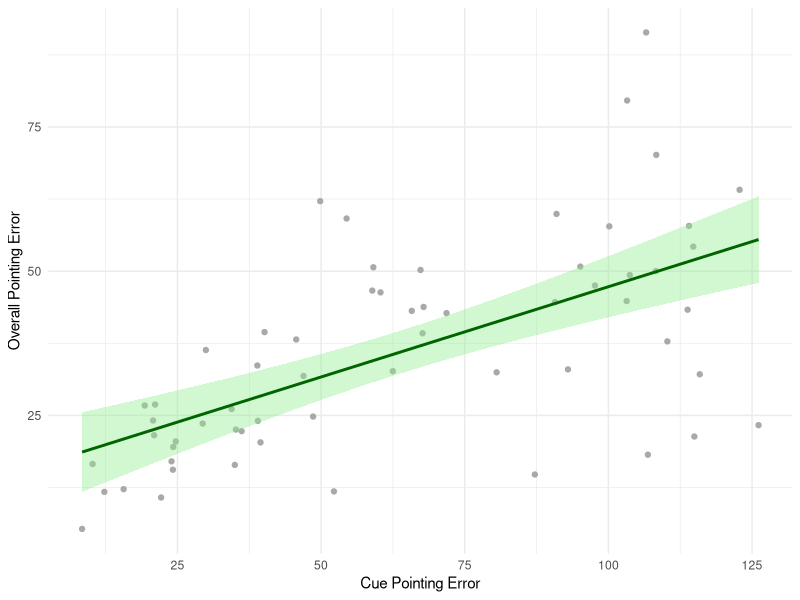
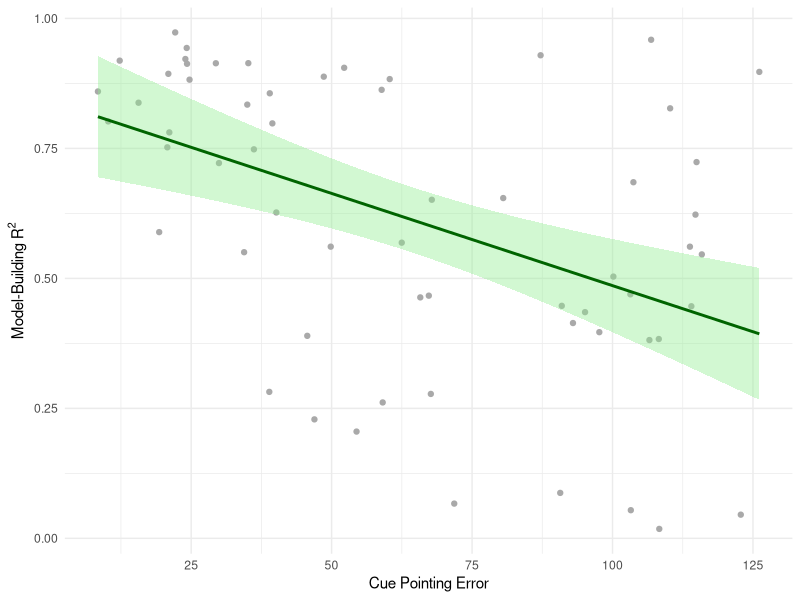
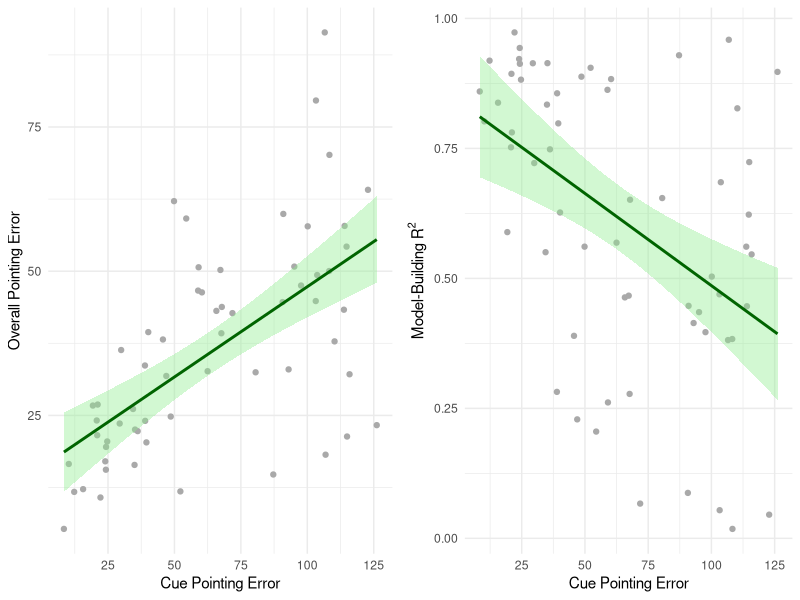

Write the R code that produced these figures, in order.
#@eceyuksel
#2024-01-23

#set up data directory
os_sep <- .Platform$file.sep
data_dir <- (paste('C:','Users','eceyuksel','Dropbox (UFL)','EceYuksel', 'VR_Compass Mountain', 'final_data', sep = os_sep))
setwd(data_dir)
getwd()

#Read the data------------------

#get the video game play data, merged
data <- read.csv('exp2_final.csv')
library(dplyr)

# Compute Pearson correlation for pointing
other_pointing <- cor.test(data$overall_pointing, data$correct_absolute_error_other, method = "pearson")

# Print the correlation coefficient
print(other_pointing)


# Compute Pearson correlation for model-building
other_model <- cor.test(data$Overall_rsquared, data$correct_absolute_error_other, method = "pearson")

# Print the correlation coefficient
print(other_model)



library(ggplot2)

# Create a scatter plot with the correlation line for Pointing and Compass Use
pointing_other_plot <- ggplot(data, aes(x = correct_absolute_error_other, y = overall_pointing)) +
  geom_point(color = "darkgrey") +
  geom_smooth(method = "lm", se = TRUE, color = "darkgreen", fill = "lightgreen") +  # Add regression line with CI
  labs(
    x = "Cue Pointing Error",
    y = "Overall Pointing Error")+
  theme_minimal()

# Print the plot
print(pointing_other_plot)

# Create a scatter plot with the correlation line for Model-Building and Compass Use
model_other_plot <- ggplot(data, aes(x = correct_absolute_error_other, y = Overall_rsquared)) +
  geom_point(color = "darkgrey") +
  geom_smooth(method = "lm", se = TRUE, color = "darkgreen", fill = "lightgreen") +  # Add regression line with CI
  labs(
    x = "Cue Pointing Error",
    y = expression("Model-Building R"^2))+
  theme_minimal()

# Print the plot
print(model_other_plot)


library(gridExtra)

grid_plots <- grid.arrange(pointing_other_plot, model_other_plot, ncol = 2, nrow = 1)
print(grid_plots)

ggsave("./output/plots/other_pointing_correlation.jpg", plot = grid_plots, width = 10, height = 4, dpi = 300)
